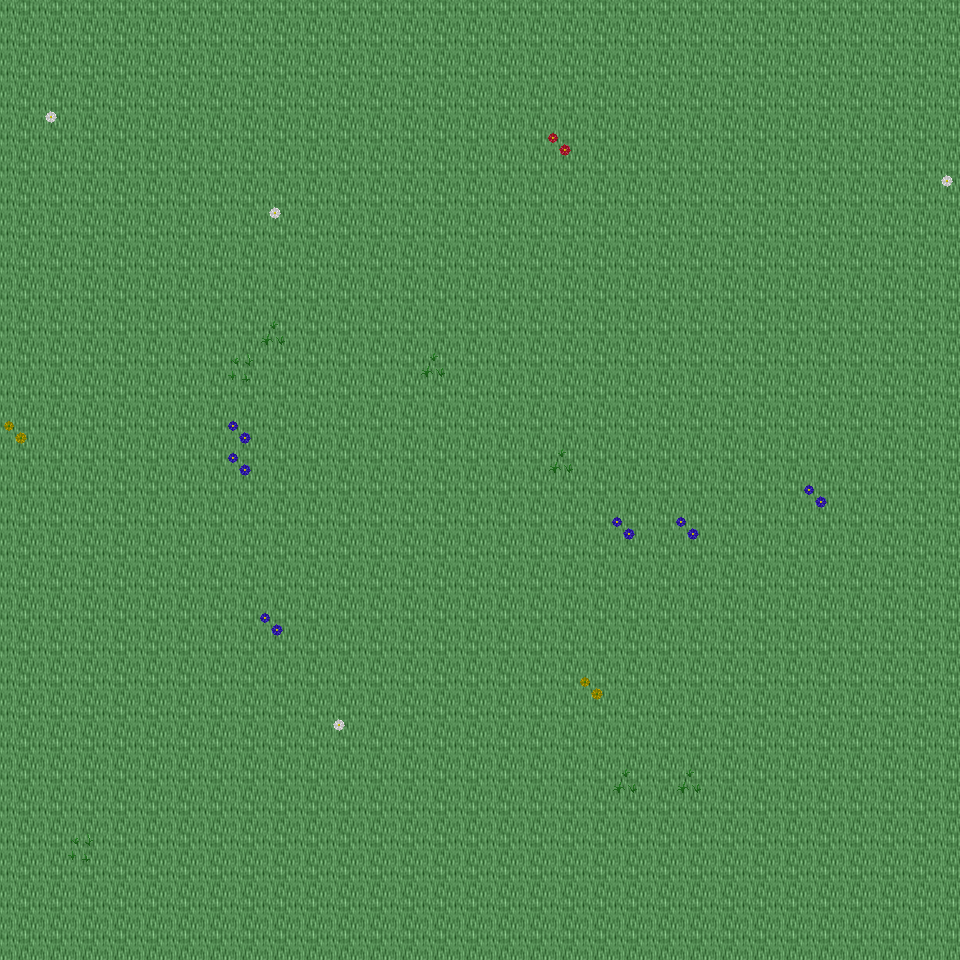

This is a level from a 2D game, rendered from its Tiled map with the project's own tilesets. A one-line summary and the map file follow, with tile-layer data summarised:
An orthogonal 30x30 tile map with 32x32 px tiles, 6 tile layers (Ground, Object, Object2, Above, ...), 14 tilesets and 4 objects (4x mapExit).

<map version="1.0" orientation="orthogonal" renderorder="right-down" width="30" height="30" tilewidth="32" tileheight="32" nextobjectid="5">
  <tileset firstgid="1" name="tileset_ground_ground" tilewidth="32" tileheight="32" tilecount="33" columns="3">
    <image source="../drawable/tileset_ground_ground.png" width="96" height="352" />
  </tileset>
  <tileset firstgid="34" name="tileset_plant_flower_daisy_white" tilewidth="32" tileheight="32" tilecount="8" columns="2">
    <image source="../drawable/tileset_plant_flower_daisy_white.png" width="64" height="128" />
  </tileset>
  <tileset firstgid="42" name="tileset_plant_flower_daisy_yellow" tilewidth="32" tileheight="32" tilecount="8" columns="2">
    <image source="../drawable/tileset_plant_flower_daisy_yellow.png" width="64" height="128" />
  </tileset>
  <tileset firstgid="50" name="tileset_plant_flower_daisy_blue" tilewidth="32" tileheight="32" tilecount="8" columns="2">
    <image source="../drawable/tileset_plant_flower_daisy_blue.png" width="64" height="128" />
  </tileset>
  <tileset firstgid="58" name="tileset_plant_grasses" tilewidth="32" tileheight="32" tilecount="6" columns="3">
    <image source="../drawable/tileset_plant_grasses.png" width="96" height="64" />
  </tileset>
  <tileset firstgid="64" name="tileset_plant_flower_daisy_red" tilewidth="32" tileheight="32" tilecount="8" columns="2">
    <image source="../drawable/tileset_plant_flower_daisy_red.png" width="64" height="128" />
  </tileset>
  <tileset firstgid="72" name="tileset_plant_tree_tree_darkgreen" tilewidth="32" tileheight="32" tilecount="88" columns="8">
    <image source="../drawable/tileset_plant_tree_tree_darkgreen.png" width="256" height="352" />
  </tileset>
  <tileset firstgid="160" name="tileset_logic_creature_elf" tilewidth="32" tileheight="32" tilecount="16" columns="8">
    <image source="../drawable/tileset_logic_creature_elf.png" width="256" height="64" />
  </tileset>
  <tileset firstgid="176" name="tileset_logic_creature_animal" tilewidth="32" tileheight="32" tilecount="32" columns="8">
    <image source="../drawable/tileset_logic_creature_animal.png" width="256" height="128" />
  </tileset>
  <tileset firstgid="208" name="tileset_logic_collision" tilewidth="32" tileheight="32" tilecount="1" columns="1">
    <image source="../drawable/tileset_logic_collision.png" width="32" height="32" />
  </tileset>
  <tileset firstgid="209" name="tileset_logic_creature_ent" tilewidth="32" tileheight="32" tilecount="4" columns="4">
    <image source="../drawable/tileset_logic_creature_ent.png" width="128" height="32" />
  </tileset>
  <tileset firstgid="213" name="tileset_logic_creature_human_evil" tilewidth="32" tileheight="32" tilecount="16" columns="8">
    <image source="../drawable/tileset_logic_creature_human_evil.png" width="256" height="64" />
  </tileset>
  <tileset firstgid="229" name="tileset_ground_green_paving" tilewidth="32" tileheight="32" tilecount="18" columns="3">
    <image source="../drawable/tileset_ground_green_paving.png" width="96" height="192" />
  </tileset>
  <tileset firstgid="247" name="tileset_logic_protection" tilewidth="32" tileheight="32" tilecount="2" columns="2">
    <image source="../drawable/tileset_logic_protection.png" width="64" height="32" />
  </tileset>
  <layer name="Ground" width="30" height="30">
    <data>[900 cells, 900 non-empty, 1 distinct tile ids]</data>
  </layer>
  <layer name="Object" width="30" height="30">
    <data>[900 cells, 20 non-empty, 6 distinct tile ids]</data>
  </layer>
  <layer name="Object2" width="30" height="30">
    <data>[900 cells, 0 non-empty, 0 distinct tile ids]</data>
  </layer>
  <layer name="Above" width="30" height="30">
    <data>[900 cells, 0 non-empty, 0 distinct tile ids]</data>
  </layer>
  <layer name="Above2" width="30" height="30">
    <data>[900 cells, 0 non-empty, 0 distinct tile ids]</data>
  </layer>
  <layer name="Walkable" width="30" height="30">
    <data>[900 cells, 0 non-empty, 0 distinct tile ids]</data>
  </layer>
  <objectgroup name="MapEvents">
    <object id="1" name="north" type="mapExit" x="0" y="0" width="960" height="32">
      <properties>
        <property name="map" value="level_0_x190_y78" />
        <property name="x" value="0" />
        <property name="y" value="28" />
      </properties>
    </object>
    <object id="2" name="south" type="mapExit" x="0" y="928" width="960" height="32">
      <properties>
        <property name="map" value="level_0_x190_y80" />
        <property name="x" value="0" />
        <property name="y" value="1" />
      </properties>
    </object>
    <object id="3" name="west" type="mapExit" x="0" y="0" width="32" height="960">
      <properties>
        <property name="map" value="level_0_x189_y79" />
        <property name="x" value="28" />
        <property name="y" value="0" />
      </properties>
    </object>
    <object id="4" name="east" type="mapExit" x="928" y="0" width="32" height="960">
      <properties>
        <property name="map" value="level_0_x191_y79" />
        <property name="x" value="1" />
        <property name="y" value="0" />
      </properties>
    </object>
  </objectgroup>
</map>
